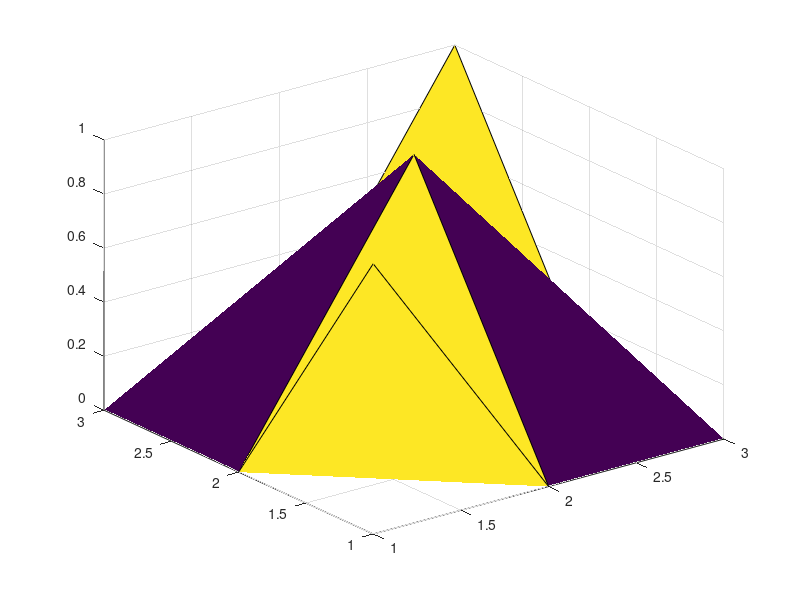

Write the MATLAB code that produced this figure.
function varargout = surf_perso(varargin)
        global param;
    if isfield(param,'no_java') && ~isempty(param.no_java) && param.no_java
        if nargout>0
            varargout{1:nargout}=[];
        end
        return 
    end
    if nargout>0
        varargout = cell(1, nargout);
        [varargout{:}] = surf(varargin{:});
    else
        surf(varargin{:});
    end
